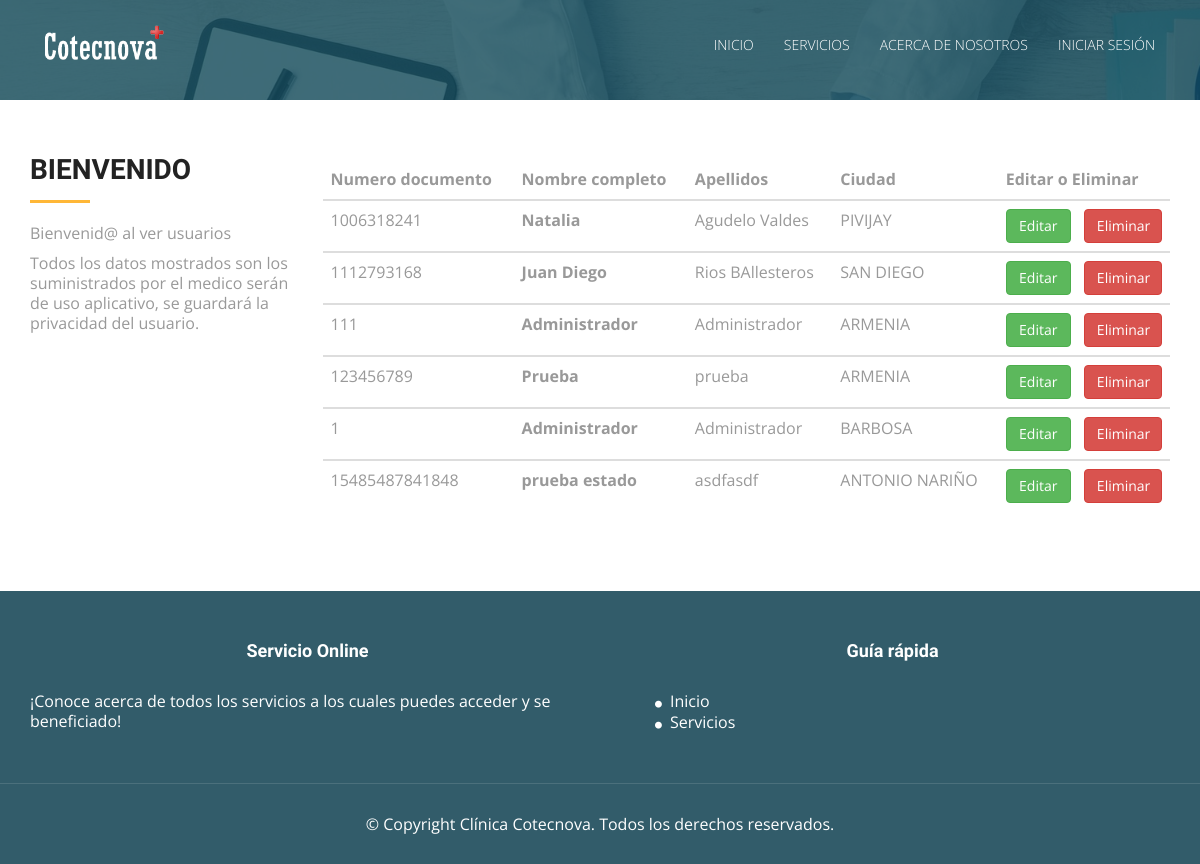
/ver_usuario.php, run on the app's committed database.
### tables this page shows
CREATE TABLE IF NOT EXISTS `usuarios` (
  `id_usuario` int(11) NOT NULL COMMENT 'Clave primaria de la tabla usuario',
  `numero_documento` varchar(30) NOT NULL COMMENT 'Numero de identificacion del documento de la persona',
  `nombre_completo` varchar(100) NOT NULL COMMENT 'nombre completo de la persona',
  `apellidos` varchar(100) NOT NULL COMMENT 'apellidos de la persona',
  `contrasena` varchar(150) NOT NULL COMMENT 'contraseña encriptadda por md5',
  `tipo_documento_id` int(11) NOT NULL,
  `estado_civil_id` int(11) NOT NULL,
  `departamento_id` int(11) NOT NULL,
  `ciudad_id` int(11) NOT NULL,
  `tipo_Usuario_id` int(11) NOT NULL,
  `estado` int(11) NOT NULL COMMENT 'estado para ver si esta eliminado el usuario. 1. activo 2.inactivo'
);

CREATE TABLE IF NOT EXISTS `ciudades` (
  `id_ciudad` int(11) NOT NULL,
  `nombre` varchar(50) NOT NULL,
  `departamento_id` int(11) NOT NULL
);

### Modelo/MySQL.php (called while the page is built, shortened)
<?php
class MySQL{
    private $hostname  = "127.0.0.1";
    private $user = "root";
    private $password = "";
    private $database = "clinica_cotecnova";
    private $conexion;
    public function conectar(){
        $this->conexion = mysqli_connect($this->hostname, $this->user, $this->password, $this->database);
    }
    public function efectuarConsulta($consulta){
        mysqli_query($this->conexion, "SET lc_time_names = 'es_ES'" );
        mysqli_query($this->conexion, "SET NAMES 'utf8'");
        mysqli_query($this->conexion, "SET CHARACTER 'utf8'");
       $this->resultadoConsulta = mysqli_query($this->conexion, $consulta);
        return $this->resultadoConsulta;
    }
}

### ver_usuario.php (the view, shortened to what this page needs)
<!DOCTYPE html>
<html lang="en">
<head>
  <link rel="stylesheet" type="text/css" href="css/font-awesome.min.css">
  <link rel="stylesheet" type="text/css" href="css/bootstrap.min.css">
  <link rel="stylesheet" type="text/css" href="css/style.css">
  <link rel="stylesheet" type="text/css" href="css/style2.css">
</head>
<body id="myPage" data-spy="scroll" data-target=".navbar" data-offset="60">
  <div id="container">
  <?php
  include("header_index.php");
  ?>
  <?php
    require_once 'Modelo/MySQL.php';
    $mysql = new MySQL;
    $mysql->conectar();
    $consulta = $mysql->efectuarConsulta("SELECT clinica_cotecnova.usuarios.id_usuario ,clinica_cotecnova.usuarios.numero_documento, clinica_cotecnova.usuarios.nombre_completo, clinica_cotecnova.usuarios.apellidos ,  clinica_cotecnova.ciudades.nombre from usuarios join ciudades  on clinica_cotecnova.usuarios.ciudad_id = clinica_cotecnova.ciudades.id_ciudad where estado = 1");
    ?>
  </div>
  <section id="service" class="section-padding">
    <div class="container">
      <div class="row">
        <div class="col-md-3 col-sm-3">
          <h2 class="ser-title">Bienvenido</h2>
          <hr class="botm-line">
          <p>Bienvenid@ al ver usuarios</p>
          <p>Todos los datos mostrados son los suministrados por el medico ser&aacute;n de uso aplicativo, se guardar&aacute; la privacidad del usuario.</p>
        </div>
        <div class="col-md-9 col-sm-9">
          <div class="card">
            <div class="card-body">
                <form class="form-horizontal form-material">
                <table class="table table-hover">
                    <thead>
                      <tr>
                        <th scope="col">Numero documento</th>
                        <th scope="col">Nombre completo</th>
                        <th scope="col">Apellidos</th>
                        <th scope="col">Ciudad</th>
                        <th scope="col">Editar o Eliminar</th>
                      </tr>
                    </thead>
                    <?php
                      while ($resultado= mysqli_fetch_assoc($consulta)){
                      $idUsuario = $resultado['id_usuario'];
                    ?>
                    <tbody>
                      <tr>
                        <td><?php echo $resultado['numero_documento'] ?></td>
                        <th scope="row"><?php echo $resultado['nombre_completo'] ?></th>
                        <td><?php echo $resultado['apellidos'] ?></td>
                        <td><?php echo $resultado['nombre'] ?></td>
                        <td>
                            <a href="editar_usuario.php?id=<?php echo $idUsuario; ?>" class="btn btn-success col-lg-5" name="enviar">Editar</a>
                            <a href="eliminar_usuario.php?id=<?php echo $idUsuario; ?>" class="btn btn-danger col-lg-offset-1 col-lg-6 " name="eliminar">Eliminar</a>
                            </div>
                        </td>
                      </tr>
                    </tbody>
                    <?php
                      }
                    ?>
  </section>
  <div id="footer">
  <?php
  include("footer.php");
  ?>
  </div>
</body>
</html>

### css/style.css (style rules this page uses)
body { font-family: 'Open Sans', sans-serif; line-height: 20px; color: #999999; font-size: 300; font-size: 16px; }
table { border-collapse: collapse; border-spacing: 0; }
h1, h2, h3, h4, h5, h6 { font-family: 'Raleway', sans-serif; font-weight: 600; color: #222222; }
a, a:hover, a:focus, a:active { outline: none; color: #fff; }
.section-padding { padding: 60px 0px; }
h2 { line-height: 20px; margin: 0; font-size: 28px; font-weight: 700; text-transform: uppercase; }
hr.botm-line { height: 3px; width: 60px; background: #ffb737; position: relative; border: 0; margin: 20px 0 20px 0; }
td { border: 0px solid #ededed; border-top: 1px solid rgba(216, 216, 216, 0.5); padding: 6px 10px 6px 0; }
#footer { background-color: #325C6A; }

### css/style2.css (style rules this page uses)
.card { margin-bottom: 20px; }

### data on the page
usuarios: numero_documento "1006318241", nombre_completo "Natalia", apellidos "Agudelo Valdes", ciudades.nombre "PIVIJAY"
usuarios: numero_documento "1112793168", nombre_completo "Juan Diego", apellidos "Rios BAllesteros", ciudades.nombre "SAN DIEGO"
usuarios: numero_documento "111", nombre_completo "Administrador", apellidos "Administrador", ciudades.nombre "ARMENIA"
usuarios: numero_documento "123456789", nombre_completo "Prueba", apellidos "prueba", ciudades.nombre "ARMENIA"
usuarios: numero_documento "1", nombre_completo "Administrador", apellidos "Administrador", ciudades.nombre "BARBOSA"
usuarios: numero_documento "15485487841848", nombre_completo "prueba estado", apellidos "asdfasdf", ciudades.nombre "ANTONIO NARIÑO"
